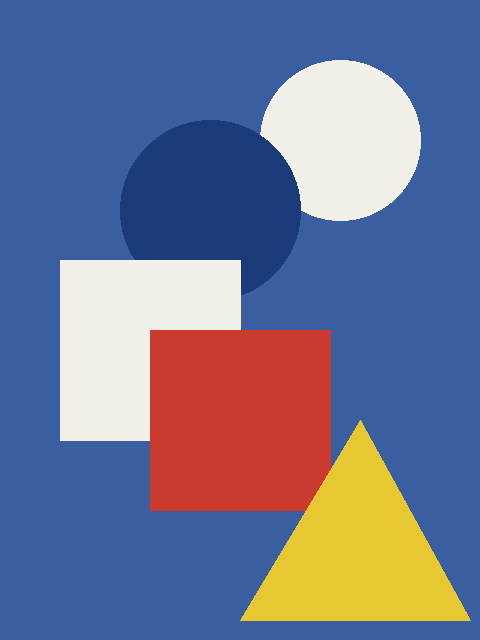
#> input picture docs/sample.png, 480 x 640 px
$ python -i analysis.py   (imports and definitions only)
#> lines starting #> are read from the running program, lines starting #| are printed output that depends on the picture
# -*- coding: utf-8 -*-
"""色分析 Webアプリ(Pyodide)用の分析モジュール。
ColorAnalysis2.py のブラウザ向け移植版:
 - 画像I/OはPillow経由 (Pyodide の OpenCV は画像コーデックを含まないため)
 - 時間のかかる色置き換え工程 (colorReplace) は含まない
 - 日本語フォントは /fonts/NotoSansJP-Regular.otf を登録して使用
"""
import os
import csv
import warnings

import numpy as np
import cv2
import matplotlib
# [1 line not run here, left out]
import matplotlib.pyplot as plt
from matplotlib import colors
import matplotlib.font_manager as fm
from PIL import Image as PILImage

import colour
# [1 line not run here, left out]

FONT_PATH = "/fonts/NotoSansJP-Regular.otf"
# [3 lines not run here, left out]

prename = "out"


# ---------- 基本ユーティリティ ----------

def imread_bgr(path):
    pil = PILImage.open(path).convert("RGB")
    return cv2.cvtColor(np.array(pil), cv2.COLOR_RGB2BGR)

def imwrite_bgr(path, img):
    if img.ndim == 2:
        PILImage.fromarray(img).save(path)
    else:
        PILImage.fromarray(cv2.cvtColor(img.astype(np.uint8), cv2.COLOR_BGR2RGB)).save(path)

def quckresize(img, height):
    return cv2.resize(img, (height, int(height * img.shape[0] / img.shape[1])), interpolation=cv2.INTER_NEAREST)

def returnPointSize(length):
    return 500 if length < 10 else 10

def normPixelColors(testimg):
    pixel_colors = testimg.reshape((np.shape(testimg)[0] * np.shape(testimg)[1], 3))
    norm = colors.Normalize(vmin=-1., vmax=1.)
    norm.autoscale(pixel_colors)
    return norm(pixel_colors).tolist()


# ---------- 描画部品 (単体画像とサマリーシートで共用) ----------

def draw_rgb3d(axis, testimg, pixel_colors):
    r, g, b = cv2.split(testimg)
    axis.scatter(r.flatten(), g.flatten(), b.flatten(), facecolors=pixel_colors, marker=".", s=returnPointSize(r.flatten().shape[0]))
    axis.set_xlabel("Red")
    axis.set_ylabel("Green")
    axis.set_zlabel("Blue")

def draw_hsv3d(axis, testimg, pixel_colors):
    h, s, v = cv2.split(cv2.cvtColor(testimg, cv2.COLOR_RGB2HSV))
    axis.scatter(h.flatten(), s.flatten(), v.flatten(), facecolors=pixel_colors, marker=".", s=returnPointSize(h.flatten().shape[0]))
    axis.set_xlabel("Hue")
    axis.set_ylabel("Saturation")
    axis.set_zlabel("Value")

def draw_scatter2d(axis, x, y, pixel_colors, psize, xlabel, ylabel):
    axis.scatter(x, y, facecolors=pixel_colors, marker=".", s=psize)
    axis.set_xlabel(xlabel)
    axis.set_ylabel(ylabel)

def draw_labcircle(axis, testimg, pixel_colors):
    lab = cv2.cvtColor(testimg, cv2.COLOR_RGB2LAB).astype(np.float64)
    lab[:, :, 0] *= 100 / 255
    lab[:, :, 1] -= 128
    lab[:, :, 2] -= 128
    l, a, b = cv2.split(lab)
    axis.hlines(0, -128, 128, colors=["#00000055"])
    axis.vlines(0, -128, 128, colors=["#00000055"])
    t = np.linspace(0., 8.0, 100)
    axis.plot(np.sin(t) * 64, np.cos(t) * 64, c='#00000055')
    axis.plot(np.sin(t) * 127, np.cos(t) * 127, c='#00000055')
    axis.plot(np.sin(t) * 32, np.cos(t) * 32, c='#00000022')
    axis.plot(np.sin(t) * 96, np.cos(t) * 96, c='#00000022')
    axis.scatter(b.flatten(), a.flatten(), facecolors=pixel_colors, marker=".", s=returnPointSize(b.flatten().shape[0]))
    axis.set_xlabel("b* (Yellow - blue)")
    axis.set_ylabel("a* (green - red)")


# ---------- 単体マップ画像の書き出し ----------

def rgbmap(testimg):
    pixel_colors = normPixelColors(testimg)
    fig = plt.figure(facecolor='#b7b7b700')
    axis = fig.add_subplot(1, 1, 1, projection="3d", facecolor='#b7b7b700')
    draw_rgb3d(axis, testimg, pixel_colors)
    fig.savefig(prename + '_RGBspace_map.png', facecolor=fig.get_facecolor(), dpi=200)
    plt.close(fig)

def hsvmap(testimg):
    pixel_colors = normPixelColors(testimg)
    h, s, v = cv2.split(cv2.cvtColor(testimg, cv2.COLOR_RGB2HSV))
    psize = returnPointSize(h.flatten().shape[0])

    fig = plt.figure(facecolor='#b7b7b700')
    axis = fig.add_subplot(1, 1, 1, projection="3d", facecolor='#b7b7b700')
    draw_hsv3d(axis, testimg, pixel_colors)
    fig.savefig(prename + '_HSVspace_map.png', facecolor=fig.get_facecolor(), dpi=200)
    plt.close(fig)

    for x, y, xl, yl, xlim, ylim, fname in [
            (h, v, "Hue", "Value", (0, 180), (0, 255), '_HSV_hue-val_map.png'),
            (s, v, "Saturation", "Value", (0, 255), (0, 255), '_HSV_sat-val_map.png'),
            (h, s, "Hue", "Saturation", (0, 180), (0, 255), '_HSV_hue-sat_map.png')]:
        fig = plt.figure(facecolor='#ffffff00')
        axis = fig.add_subplot(111, facecolor='#ffffff00', xlim=xlim, ylim=ylim)
        draw_scatter2d(axis, x.flatten(), y.flatten(), pixel_colors, psize, xl, yl)
        fig.savefig(prename + fname, facecolor=fig.get_facecolor(), dpi=200)
        plt.close(fig)

def labmap(testimg):
    pixel_colors = normPixelColors(testimg)
    fig = plt.figure(figsize=(6, 6), facecolor='#b7b7b700')
    axis = fig.add_axes((0.12, 0.09, 0.8, 0.8), facecolor='#b7b7b700', xlim=(-128, 128), ylim=(-128, 128))
    draw_labcircle(axis, testimg, pixel_colors)
    fig.savefig(prename + '_Lab-circle_map.png', facecolor=fig.get_facecolor(), dpi=200)
    plt.close(fig)


# ---------- K平均法 ----------

def kmeanmap(testimg, colnum):
    data = cv2.cvtColor(testimg, cv2.COLOR_RGB2LAB).reshape(-1, 3).astype(np.float32)
    K = colnum
    criteria = cv2.TERM_CRITERIA_MAX_ITER + cv2.TERM_CRITERIA_EPS, 10, 1.0
    ret, label, center = cv2.kmeans(data, K, None, criteria, attempts=10, flags=cv2.KMEANS_RANDOM_CENTERS)
    _, counts = np.unique(label, return_counts=True)

    # 各画素を代表色に置き換えた画像
    dst = center[label.ravel()].reshape(testimg.shape).astype(np.uint8)
    imwrite_bgr(prename + "kmean(lab)-replace_" + str(K) + "colors.png", cv2.cvtColor(dst, cv2.COLOR_LAB2BGR))

    RGBtmp = cv2.cvtColor(center.astype(np.uint8).reshape(1, K, 3), cv2.COLOR_LAB2RGB)
    HSVtmp = cv2.cvtColor(RGBtmp, cv2.COLOR_RGB2HSV).reshape(-1, 3)
    RGBtmp16str = ["#{:02x}{:02x}{:02x}".format(*c) for c in RGBtmp.reshape(-1, 3)]

    with open(prename + "kmean(lab)-replace_" + str(K) + "colors.csv", 'w') as f:
        writer = csv.writer(f)
        writer.writerow(["RGB", "Hue", "Saturation", "Value", "Area"])
        for i in range(len(RGBtmp16str)):
            writer.writerow([RGBtmp16str[i], HSVtmp[i, 0], HSVtmp[i, 1], HSVtmp[i, 2], counts[i]])

    # ColorBar のレンダリング (Hue/Saturation/Value/Area 順)
    barWidth, barHeight = 1000, 100
    strset = ["Hue", "Saturation", "Value", "Area"]
    scalenum = barWidth / sum(counts)
    for j in range(4):
        newOrder = np.argsort(HSVtmp[:, j]) if j != 3 else np.argsort(counts)
        newimg = None
        for i in newOrder:
            vol = max(1, int(counts[i] * scalenum))
            block = np.full((barHeight, vol, 3), center.astype(np.uint8)[i])
            newimg = block if newimg is None else np.hstack((newimg, block))
        imwrite_bgr(prename + "kmean(lab)-color_Bar(" + strset[j] + ")-" + str(K) + "colors.png",
                    cv2.cvtColor(newimg, cv2.COLOR_LAB2BGR))

    return center.astype(np.uint8), counts


# ---------- マンセル変換 ----------
# 変換理論 (ASTM D1535 方式):
#  1. sRGB を逆ガンマ補正して線形RGBへ戻し、3x3行列で CIE XYZ (D65光源基準) に変換
#  2. マンセル表色系の測定基準である C光源 へ色順応変換 (CAT02)
#  3. XYZ → xyY (色度座標 x,y + 輝度 Y) に変換
#  4. Munsell Renotation Data (1943年の視覚実験による対応表) を ASTM D1535 に基づき補間し、
#     xyY からマンセル値 (色相 H, 明度 V, 彩度 C) を逆算

def rgb2munsell(rgb):
    rgb01 = np.asarray(rgb, dtype=np.float64) / 255.0
    XYZ = colour.sRGB_to_XYZ(rgb01)
    obs = colour.CCS_ILLUMINANTS['CIE 1931 2 Degree Standard Observer']
    XYZ_C = colour.adaptation.chromatic_adaptation(
        XYZ, colour.xy_to_XYZ(obs['D65']), colour.xy_to_XYZ(obs['C']))
    xyY = colour.XYZ_to_xyY(XYZ_C)
    try:
        notation = colour.notation.munsell.xyY_to_munsell_colour(xyY)
    except Exception:
        V = float(colour.notation.munsell.munsell_value_ASTMD1535(xyY[2] * 100))
        return "N {:.1f}".format(V), None, V, 0.0
    spec = colour.notation.munsell.munsell_colour_to_munsell_specification(notation)
    if np.isnan(spec[0]):
        return notation, None, float(spec[1]), 0.0
    hue_angle = float(colour.notation.munsell.hue_to_ASTM_hue([spec[0], spec[3]])) * 3.6
    return notation, hue_angle, float(spec[1]), float(spec[2])

def munsellEntriesFromCenters(labCenters, counts):
    K = labCenters.shape[0]
    rgbs = cv2.cvtColor(labCenters.reshape(1, K, 3), cv2.COLOR_LAB2RGB).reshape(-1, 3)
    entries = []
    for rgb, cnt in zip(rgbs, counts):
        notation, hue_angle, mv, mc = rgb2munsell(rgb)
        entries.append({"rgb01": tuple(rgb / 255.0), "hex": "#{:02x}{:02x}{:02x}".format(*rgb),
                        "notation": notation, "angle": hue_angle,
                        "value": mv, "chroma": mc, "count": int(cnt)})
    entries.sort(key=lambda e: (e["angle"] is not None, e["angle"] if e["angle"] is not None else 0))
    return entries, sum(e["count"] for e in entries)

# [23 lines left out: functions draw_munsell_grid, draw_munsell_circle, not called in this run]

_munsell_cache = {}

def munsellPixelData(testimg, max_unique=600):
    """全画素をマンセル(色相角, 彩度)へ変換する。
    厳密な逆算は1色あたり数十msかかるため、Labを量子化して固有色ごとに変換し
    (結果はキャッシュ)、固有色数が max_unique 以下になる最小の量子化幅を自動選択する。"""
    lab = cv2.cvtColor(testimg, cv2.COLOR_RGB2LAB).reshape(-1, 3)
    for shift in (2, 3, 4, 5):
        q = (lab >> shift) << shift
        uniq, inv = np.unique(q, axis=0, return_inverse=True)
        if uniq.shape[0] <= max_unique:
            break
    rgbs = cv2.cvtColor(uniq.reshape(1, -1, 3).astype(np.uint8), cv2.COLOR_LAB2RGB).reshape(-1, 3)
    angles = np.zeros(uniq.shape[0])
    chromas = np.zeros(uniq.shape[0])
    for i, rgb in enumerate(rgbs):
        key = tuple(rgb)
        if key not in _munsell_cache:
            notation, ang, mv, mc = rgb2munsell(rgb)
            _munsell_cache[key] = (0.0 if ang is None else ang, mc)
        angles[i], chromas[i] = _munsell_cache[key]
    return angles[inv.ravel()], chromas[inv.ravel()]

# [22 lines left out: functions draw_value_chroma, savefigRaster, not called in this run]

def makeSummarySheet(raw_img, testimg, title, author, student, labCenters, counts):
    fig = plt.figure(figsize=(19.2, 10.8), facecolor='#b7b7b7')

    def underline(x0, x1, y):
        fig.add_artist(plt.Line2D([x0, x1], [y, y], color='black', linewidth=0.8, transform=fig.transFigure))

    pixel_colors = normPixelColors(testimg)
    h, s, v = cv2.split(cv2.cvtColor(testimg, cv2.COLOR_RGB2HSV))
    psize = returnPointSize(h.flatten().shape[0])

    fig.text(0.03, 0.955, "氏名", fontsize=11)
    fig.text(0.065, 0.955, student, fontsize=11)
    underline(0.06, 0.24, 0.952)

    ax = fig.add_axes([0.025, 0.55, 0.155, 0.38], anchor='C')
    ax.set_axis_off()
    ax.imshow(cv2.cvtColor(raw_img, cv2.COLOR_BGR2RGB))
    ax = fig.add_axes([0.19, 0.55, 0.155, 0.38], anchor='C')
    ax.set_axis_off()
    ax.imshow(cv2.cvtColor(raw_img, cv2.COLOR_BGR2GRAY), cmap='gray')

    ax3 = fig.add_axes([0.005, 0.235, 0.19, 0.30], projection='3d', facecolor='#b7b7b700')
    draw_rgb3d(ax3, testimg, pixel_colors)
    fig.text(0.10, 0.185, "RGB色空間マッピング", fontsize=9, ha='center')
    ax3 = fig.add_axes([0.18, 0.235, 0.19, 0.30], projection='3d', facecolor='#b7b7b700')
    draw_hsv3d(ax3, testimg, pixel_colors)
    fig.text(0.275, 0.185, "HSV色空間マッピング", fontsize=9, ha='center')

    fig.text(0.42, 0.945, "HSV空間マッピング", fontsize=13)
    for x, y, xl, yl, xlim, ylim, rect in [
            (h, v, "Hue", "Value", (0, 180), (0, 255), [0.415, 0.745, 0.145, 0.17]),
            (h, s, "Hue", "Saturation", (0, 180), (0, 255), [0.415, 0.49, 0.145, 0.17]),
            (s, v, "Saturation", "Value", (0, 255), (0, 255), [0.415, 0.235, 0.145, 0.17])]:
        axs = fig.add_axes(rect, facecolor='#ffffff00', xlim=xlim, ylim=ylim)
        draw_scatter2d(axs, x.flatten(), y.flatten(), pixel_colors, psize, xl, yl)

    # マンセル色相環: 1枚目は全画素マッピング (2枚目は代表色マッピング)
    pangles, pchromas = munsellPixelData(testimg)
    rmax = max(14.0, float(np.max(pchromas)) + 1)
    fig.text(0.66, 0.945, "マンセル色相環マッピング (Hue / Chroma)", fontsize=13)
    axp = fig.add_axes([0.62, 0.28, 0.34, 0.62], projection='polar', facecolor='#ffffff00')
    draw_munsell_grid(axp, rmax)
    axp.scatter(np.radians(pangles), pchromas, facecolors=pixel_colors, marker=".", s=psize*4, zorder=3)

    K = labCenters.shape[0]
    fig.text(0.975, 0.225, "K平均法による代表色の抽出と面積比", fontsize=10, ha='right')
    for label, y in zip(["Hue", "Saturation", "Value"], [0.145, 0.085, 0.025]):
        fig.text(0.345, y + 0.052, label, fontsize=9)
        bar = plt.imread(prename + "kmean(lab)-color_Bar(" + label + ")-" + str(K) + "colors.png")
        ax = fig.add_axes([0.345, y, 0.63, 0.05])
        ax.set_axis_off()
        ax.imshow(bar, aspect='auto')

    fig.text(0.03, 0.095, "タイトル", fontsize=11)
    fig.text(0.095, 0.095, title, fontsize=11)
    underline(0.09, 0.30, 0.09)
    fig.text(0.03, 0.04, "作者", fontsize=11)
    fig.text(0.095, 0.04, author, fontsize=11)
    underline(0.09, 0.30, 0.035)

    savefigRaster(fig, prename + "_summary")

def makeMunsellSheet(raw_img, title, author, student, K=10):
    testimg = cv2.cvtColor(quckresize(raw_img, 100), cv2.COLOR_BGR2RGB)
    data = cv2.cvtColor(testimg, cv2.COLOR_RGB2LAB).reshape(-1, 3).astype(np.float32)
    criteria = cv2.TERM_CRITERIA_MAX_ITER + cv2.TERM_CRITERIA_EPS, 10, 1.0
    ret, label, center = cv2.kmeans(data, K, None, criteria, attempts=10, flags=cv2.KMEANS_RANDOM_CENTERS)
    _, counts = np.unique(label, return_counts=True)
    entries, total = munsellEntriesFromCenters(center.astype(np.uint8), counts)

    with open(prename + "_munsell_" + str(K) + "colors.csv", 'w') as f:
        writer = csv.writer(f)
        writer.writerow(["RGB(hex)", "Munsell", "HueAngle(deg)", "Value", "Chroma", "Area"])
        for e in entries:
            writer.writerow([e["hex"], e["notation"],
                             "" if e["angle"] is None else round(e["angle"], 1),
                             e["value"], e["chroma"], e["count"]])

    fig = plt.figure(figsize=(19.2, 10.8), facecolor='#b7b7b7')

    def underline(x0, x1, y):
        fig.add_artist(plt.Line2D([x0, x1], [y, y], color='black', linewidth=0.8, transform=fig.transFigure))

    fig.text(0.03, 0.955, "氏名", fontsize=11)
    fig.text(0.065, 0.955, student, fontsize=11)
    underline(0.06, 0.24, 0.952)
    ax = fig.add_axes([0.025, 0.30, 0.30, 0.60], anchor='C')
    ax.set_axis_off()
    ax.imshow(cv2.cvtColor(raw_img, cv2.COLOR_BGR2RGB))
    fig.text(0.03, 0.095, "タイトル", fontsize=11)
    fig.text(0.095, 0.095, title, fontsize=11)
    underline(0.09, 0.30, 0.09)
    fig.text(0.03, 0.04, "作者", fontsize=11)
    fig.text(0.095, 0.04, author, fontsize=11)
    underline(0.09, 0.30, 0.035)

    rmax = max(14.0, max(e["chroma"] for e in entries) + 2)

    fig.text(0.42, 0.945, "マンセル色相環マッピング (Hue / Chroma)", fontsize=13)
    axp = fig.add_axes([0.36, 0.36, 0.30, 0.54], projection='polar', facecolor='#ffffff00')
    draw_munsell_circle(axp, entries, total, rmax)

    fig.text(0.75, 0.945, "明度・彩度図 (Value / Chroma)", fontsize=13)
    axv = fig.add_axes([0.735, 0.40, 0.23, 0.48], facecolor='#ffffff00')
    draw_value_chroma(axv, entries, total, rmax)

    fig.text(0.36, 0.30, "K平均法による代表" + str(K) + "色とマンセル値 (面積比)", fontsize=11)
    axb = fig.add_axes([0.36, 0.16, 0.61, 0.10])
    axb.set_axis_off()
    axb.set_xlim(0, 1)
    axb.set_ylim(0, 1)
    x = 0.0
    narrow_i = 0
    # カラーバーは面積比の大きい順(左→右)に並べる
    for e in sorted(entries, key=lambda e: -e["count"]):
        w = e["count"] / total
        axb.add_patch(plt.Rectangle((x, 0), w, 1, facecolor=e["rgb01"], edgecolor='none'))
        if w >= 0.03:
            txtcol = 'white' if e["value"] < 5.5 else 'black'
            axb.text(x + w / 2, 0.5, "{:.0f}%".format(w * 100), ha='center', va='center', fontsize=8, color=txtcol)
        # 狭いセグメントが連続するとラベルが重なるため、上下2段に振り分ける
        if w < 0.05:
            ylabel = -0.10 if narrow_i % 2 == 0 else -0.75
            narrow_i += 1
        else:
            ylabel = -0.10
            narrow_i = 0
        axb.text(x + w / 2, ylabel, e["notation"], rotation=40, ha='right', va='top',
                 rotation_mode='anchor', fontsize=9, clip_on=False)
        x += w

    fig.text(0.36, 0.03,
             "RGB→マンセル変換: sRGB →(逆ガンマ補正)→ CIE XYZ (D65) →(色順応変換 CAT02: D65→C光源)→ xyY\n"
             "→ Munsell Renotation Data (ASTM D1535) の補間により 色相H・明度V・彩度C を算出",
             fontsize=9, va='bottom')

    savefigRaster(fig, prename + "_summary2")


# ---------- エントリポイント (JSから呼ばれる) ----------

def run_analysis(img_path, out_root, title="", author="", student=""):
    """1枚の画像を分析し、out_root/<画像名>color-analysis/ に全成果物を書き出す。"""
    global prename
    raw_img = imread_bgr(img_path)
#> in imread_bgr, pil is the input picture: PIL image 480x640 RGB; mean R, G, B 108.8, 116.2, 146.7
    base = os.path.splitext(os.path.basename(img_path))[0]
    if not title:
        title = os.path.basename(img_path)

    out_dir = os.path.join(out_root, base + "color-analysis")
    os.makedirs(out_dir, exist_ok=True)
    prename = os.path.join(out_dir, base)

    imwrite_bgr(prename + "_gray.png", cv2.cvtColor(raw_img, cv2.COLOR_BGR2GRAY))

    testimg = cv2.cvtColor(quckresize(raw_img, 100), cv2.COLOR_BGR2RGB)
#> in quckresize, `return cv2.resize(img, (height, int(height * img.shape[0] / img.shape[..`:
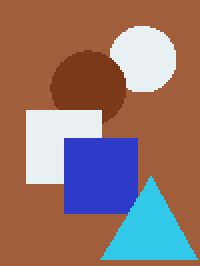
#> returned value: shape (133, 100, 3) (shown 2 times larger); mean of channels 0, 1, 2 146.5, 116.2, 108.8; drawn as R, G, B

    rgbmap(testimg)
#> in rgbmap, `pixel_colors = normPixelColors(testimg)`: pixel_colors = 13300 items, first 6: [0.148, 0.319, 0.62], [0.148, 0.319, 0.62], [0.148, 0.319, 0.62], [0.148, 0.319, 0.62], [0.148, 0.319, 0.62], [0.148, 0.319, 0.62]
    hsvmap(testimg)
#> in hsvmap, `h, s, v = cv2.split(cv2.cvtColor(testimg, cv2.COLOR_RGB2HSV))`:
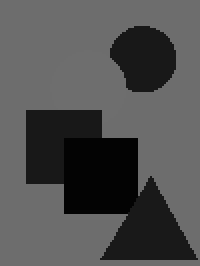
#> h: shape (133, 100) (shown 2 times larger); min 3, max 110, mean 80.1
#> in hsvmap, `h, s, v = cv2.split(cv2.cvtColor(testimg, cv2.COLOR_RGB2HSV))`:
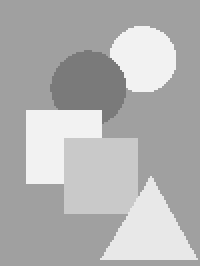
#> v: shape (133, 100) (shown 2 times larger); min 122, max 242, mean 178.1
#> in hsvmap, `fig.savefig(prename + '_HSVspace_map.png', facecolor=fig.get_facecolor..`:
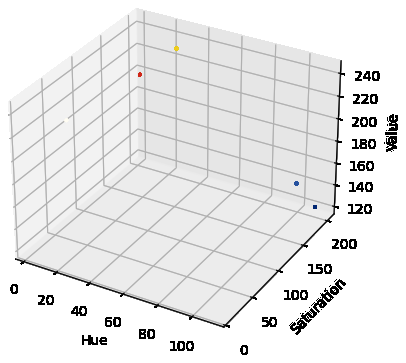
#> figure drawn by matplotlib, 1 panel
#> the loop in hsvmap, `for x, y, xl, yl, xlim, ylim, fname in [ (h, v, "Hue", "Value", (0, 18..` made 3 passes
#> (xl, yl, xlim, fname) on passes 1 to 3: ('Hue', 'Value', (0, 180), '_HSV_hue-val_map.png'), ('Saturation', 'Value', (0, 255), '_HSV_sat-val_map.png'), ('Hue', 'Saturation', (0, 180), '_HSV_hue-sat_map.png')
#> pass 1, in hsvmap, `fig.savefig(prename + fname, facecolor=fig.get_facecolor(), dpi=200)`:
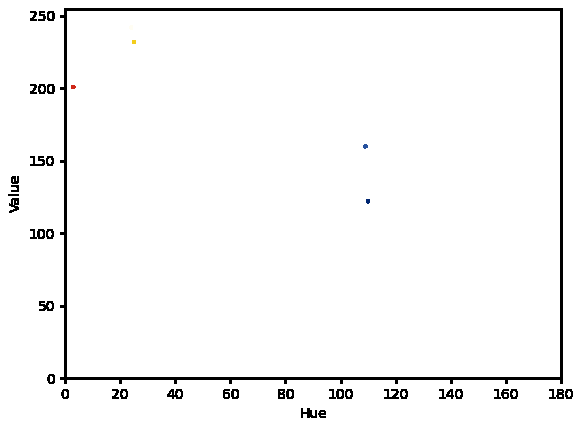
#> figure drawn by matplotlib, 1 panel
    labmap(testimg)
#> in draw_labcircle, `lab[:, :, 2] -= 128`:
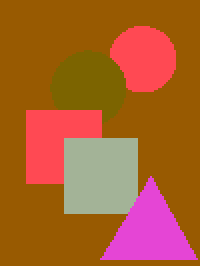
#> lab: shape (133, 100, 3) float64 (shown 2 times larger); mean R, G, B 50.7, 11.2, -16.3; drawn with min black and max white
#> in draw_labcircle, `l, a, b = cv2.split(lab)`:
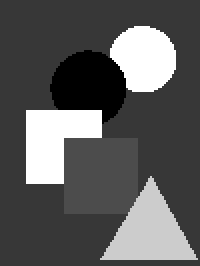
#> l: shape (133, 100) float64 (shown 2 times larger); min 25.88, max 94.9, mean 50.7; drawn with min black and max white
#> (the rest of the program and of its run is left out)
